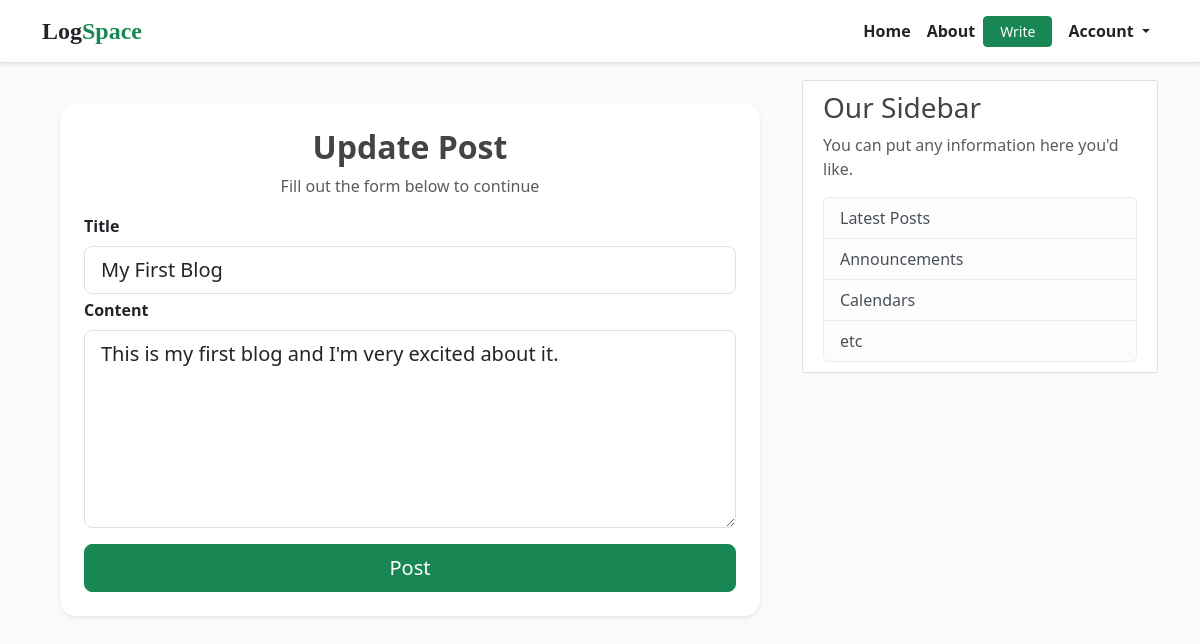
The app's page /post/3/update (signed in) with its own data.
### flaskblog/models.py (models this page shows, shortened)
class Post(db.Model):
    id = db.Column(db.Integer, primary_key=True)
    title = db.Column(db.String(100), nullable=False)
    date_posted = db.Column(db.DateTime, nullable=False, default=datetime.utcnow)
    content = db.Column(db.Text, nullable=False)
    user_id = db.Column(db.Integer, db.ForeignKey('user.id'), nullable=False)

### flaskblog/routes.py (the view)
@app.route("/post/<int:post_id>/update", methods=['GET', 'POST'])
@login_required
def update_post(post_id):
    post = Post.query.get_or_404(post_id)
    if post.author != current_user:
        abort(403)
    form = PostForm()
    if form.validate_on_submit():
        post.title = form.title.data
        post.content = form.content.data
        db.session.commit()
        flash('Your post has been updated!', 'success')
        return redirect(url_for('post', post_id=post.id))
    elif request.method == 'GET':
        form.title.data = post.title
        form.content.data = post.content
    return render_template('create_post.html', title='Update Post',
                           form=form, legend='Update Post')

### flaskblog/forms.py
class PostForm(FlaskForm):
    title = StringField('Title', validators=[DataRequired()])
    content = TextAreaField('Content', validators=[DataRequired()])
    submit = SubmitField('Post')

### flaskblog/models.py (called while the page is built)
@login_manager.user_loader
def load_user(user_id):
    return User.query.get(int(user_id))

### flaskblog/templates/create_post.html (shortened to what this page needs)
{% extends 'layout.html' %}
{% block content %}
<div class="container py-4">
  <div class="card shadow-sm border-0 rounded-4 p-4 mx-auto" style="max-width: 700px;">
    <div class="text-center">
      <h2 class="fw-bold">{{ legend }}</h2>
      <p class="text-muted">Fill out the form below to continue</p>
    </div>
    <form method="POST" action="">
      <div class="mb-1">
        {{ form.title.label(class="form-label fw-semibold") }}
        {% if form.title.errors %}
          {{ form.title(class="form-control form-control-lg rounded-3 is-invalid") }}
          <div class="invalid-feedback">
            {% for error in form.title.errors %}
              <span>{{ error }}</span>
            {% endfor %}
          </div>
        {% else %}
          {{ form.title(class="form-control form-control-lg rounded-3") }}
        {% endif %}
      </div>
      <div class="mb-3">
        {{ form.content.label(class="form-label fw-semibold") }}
        {% if form.content.errors %}
          {{ form.content(class="form-control form-control-lg rounded-3 is-invalid", rows="6") }}
          <div class="invalid-feedback">
            {% for error in form.content.errors %}
              <span>{{ error }}</span>
            {% endfor %}
          </div>
        {% else %}
          {{ form.content(class="form-control form-control-lg rounded-3", rows="6") }}
        {% endif %}
      </div>
      <div class="d-grid">
        {{ form.submit(class="btn btn-success btn-lg rounded-3") }}
      </div>
    </form>
  </div>
</div>
{% endblock content %}

### flaskblog/static/main.css (style rules this page uses)
body { background: #fafafa; color: #333333; margin-top: 5rem; }
h1, h2, h3, h4, h5, h6 { color: #444444; }

### flaskblog/templates/layout.html (style rules this page uses)
body { margin: 0 !important; padding: 0 !important; }

### records on screen
Post: title "My First Blog", content "This is my first blog and I'm very excited about it."

### other values on screen
{{ legend }} "Update Post"
